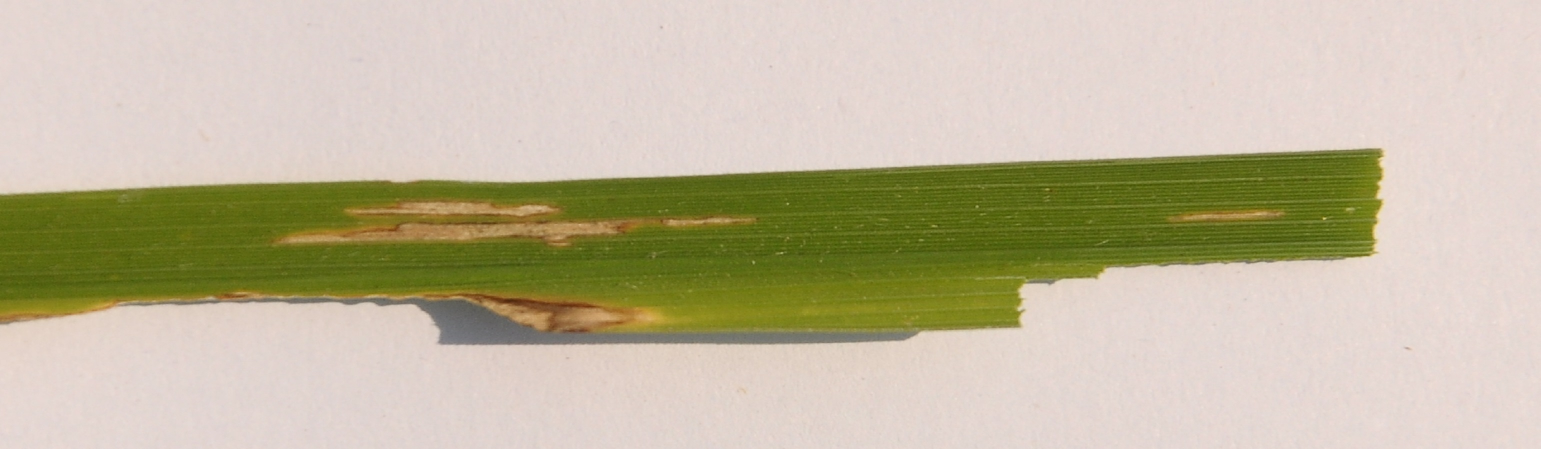
#> input picture Assignment 3/training/Bacterial leaf blight/DSC_0366.jpg, 3081 x 897 px (shown at 1/2 size); its folder holds 3 pictures in this run
$ jupyter execute --allow-errors Assignment_3.ipynb
#> lines starting #> are read from the running program, lines starting #| are printed output that depends on the picture; long printed decimals are rounded
# CS6103 Assignment 3
## Machine Learning Diagnosis of Rice Leaf Diseases with scikit-learn
#### Jaime Pang, John Chai (M20604)

## Problem Description
Plant diseases are one of the major factors that lead to decreased yield and quality in agricultural crops, spelling a huge problem for farmers and endangering their livelihoods. In order to prevent loss of crops to diseases, it is imperative that farmers are able to accurately diagnose plant diseases quickly and administer the requisite treatment so as to mitigate the damage done to crops. However, it is difficult to ensure a constant monitoring of crops and even so, farmers might not be able to identify a disease on sight due to lack of experience. But with the advent of machine learning and agricultural AI, it is now possible to automate the detection of such diseases so that farmers can more efficiently mitigate the damage done to their crops by plant diseases.

## Dataset and Objectives
A dataset of iamges of diseased rice leaves was obtained from the UCI Machine Learning Repository at https://archive.ics.uci.edu/ml/datasets/Rice+Leaf+Diseases. The dataset was collected by Dharmsinh Desai University, Gujarat, India, and features images of rice plants afflicted with 3 types of diseases: Bacterial leaf blight, Brown spot and Leaf smut (Top to bottom).
Each category contains 40 images of leaves. Of each set of 40, 36 were used for training and 4 were used for testing.


The model here aims to be able to take a image of a diseased leaf as an input, and predict its corresponding disease type based on these 3 diseases.

[cell 1]
import skimage
from skimage import io
import skimage.exposure
import skimage.transform
from skimage.color import rgb2gray
from skimage.filters import threshold_mean
from skimage import filters
import cv2
import matplotlib.pyplot as plt
import numpy as np
from PIL import Image
np.set_printoptions(threshold=np.inf)

## Loading dataset
The dataset is loaded from the folder entitled 'training'

[cell 2]
ic = io.imread_collection('training\*\*.jpg')
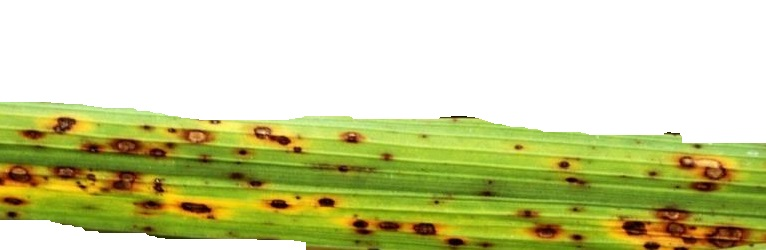
#> input picture Assignment 3/training/Brown spot/DSC_0100.jpg, 766 x 250 px
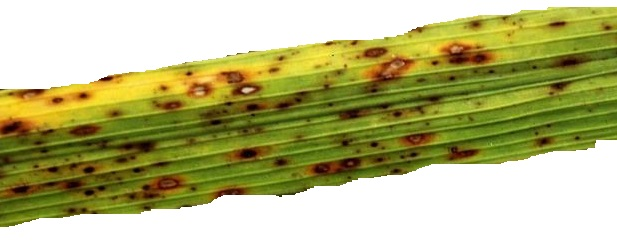
#> input picture Assignment 3/training/Brown spot/DSC_0101.jpg, 617 x 244 px
#> ic = 3 items
print(type(ic[0]))
#| <class 'numpy.ndarray'>
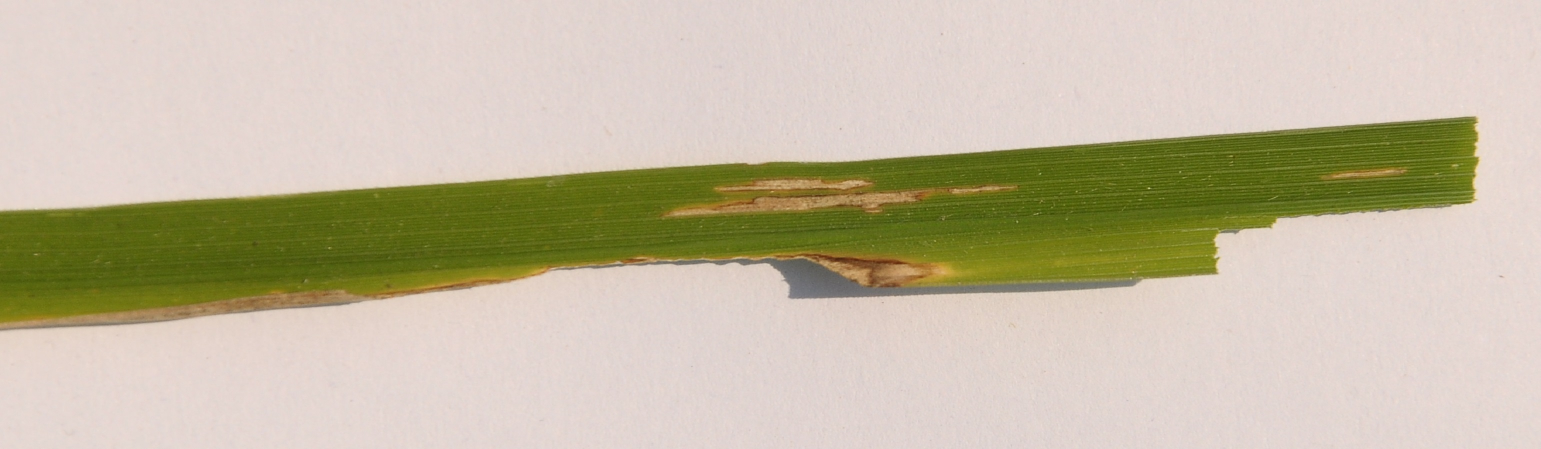
#> input picture Assignment 3/training/Bacterial leaf blight/DSC_0365.JPG, 3081 x 897 px (shown at 1/2 size)
#> further down, img is the input picture: shape (897, 3081, 3); mean B, G, R 163.8, 187.4, 196.8
y = np.asarray(40 * ['Bacterial leaf blight'] + 40 * ['Brown spot'] + 40 * ['Leaf smut'])
# print((y))

#### Preprocessed dataset

[cell 3]
# set up the matplotlib figure and axes, based on the number of labels
fig, axes = plt.subplots(1, 4)
fig.set_size_inches(15,4)
fig.tight_layout()

# make a plot for every label (equipment) type. The index method returns the
# index of the first item corresponding to its search string, label in this case
#> (the rest of this cell did not finish here and is left out)

## Data preprocessing
Data needs to be processed first in order to eliminate any confounding variables in the images (e.g. brightness) that might confuse the training of the model and hinder the accuracy of predictions. Using skimage, the images are first cropped to 300 x 100 and the brightness is adjusted to standardise the colours of the background.

[cell 4]
def exposure(img):
    #plt.imshow(imgg)
    #return skimage.exposure.adjust_log(imgg)
    return skimage.exposure.adjust_gamma(img, gamma=0.5,gain=1)

def resize(img):

    print(type(img))
#| <class 'numpy.ndarray'>
    print(img.shape)
#| (897, 3081, 3)
    img = skimage.transform.resize(img, (100,300))
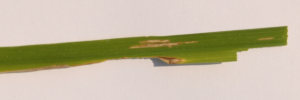
#> img: shape (100, 300, 3) float64; mean of channels 0, 1, 2 0.642, 0.735, 0.772; drawn as B, G, R
    #print(type(img))
    #print(img.shape)
    return (img)

def get_edges(img):

    #https://www.kaggle.com/rio114/cropping-with-normlized-aspect-ratio
    upp = filters.threshold_mean(rgb2gray(img)) * 428.57
#> upp = 307.7
    low = (1/3)*upp
#> low = 102.6
    print("low/upp: " + str(low) + "/" + str(upp))
#| low/upp: 102.555/307.666
    img = np.uint8(img)
#> img: shape (100, 300, 3); every value is 0
    canny_edges = cv2.Canny(img,low,upp)
#> canny_edges: shape (100, 300); every value is 0
    return canny_edges

def deletebg(img):
    #use for getting rid of bg
    imgray = rgb2gray(img)
    thresh_val = threshold_mean(imgray) #or otsu - have to find one that works with all types of image
    mask = np.where(imgray > thresh_val, 0, 1)
    #print(imgray.shape)
    for i in range(len(imgray)):
        for j in range(len(imgray[0])):
            if (mask[i][j]<1):
                imgray[i][j] = 0

    im2 = Image.fromarray(imgray)
    print(im2.getbbox())
    print(im2.size)
    im2 = im2.crop(im2.getbbox())
    print(thresh_val)
    return (np.array(im2))

img = cv2.imread("training/Bacterial leaf blight/DSC_0365.JPG")
plt.imshow(get_edges(resize(img)), cmap='Greys')
